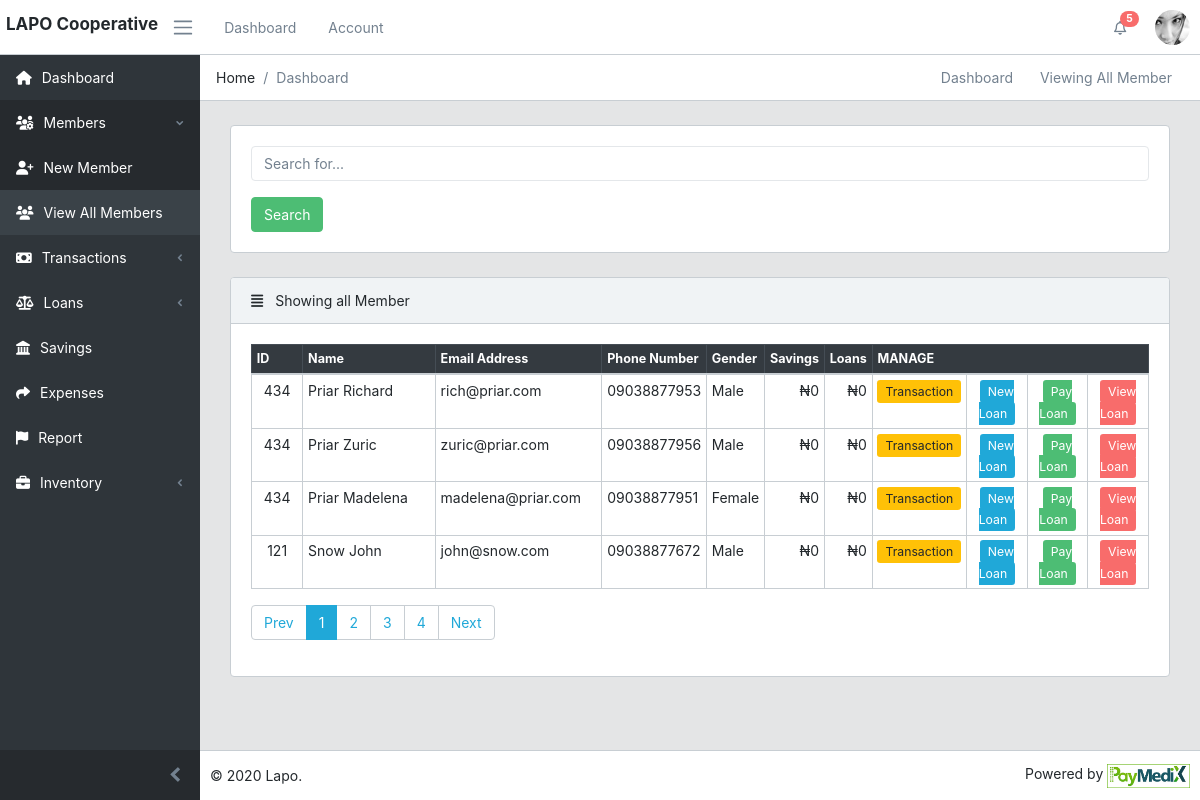
Page /members.php on the earlier database version.
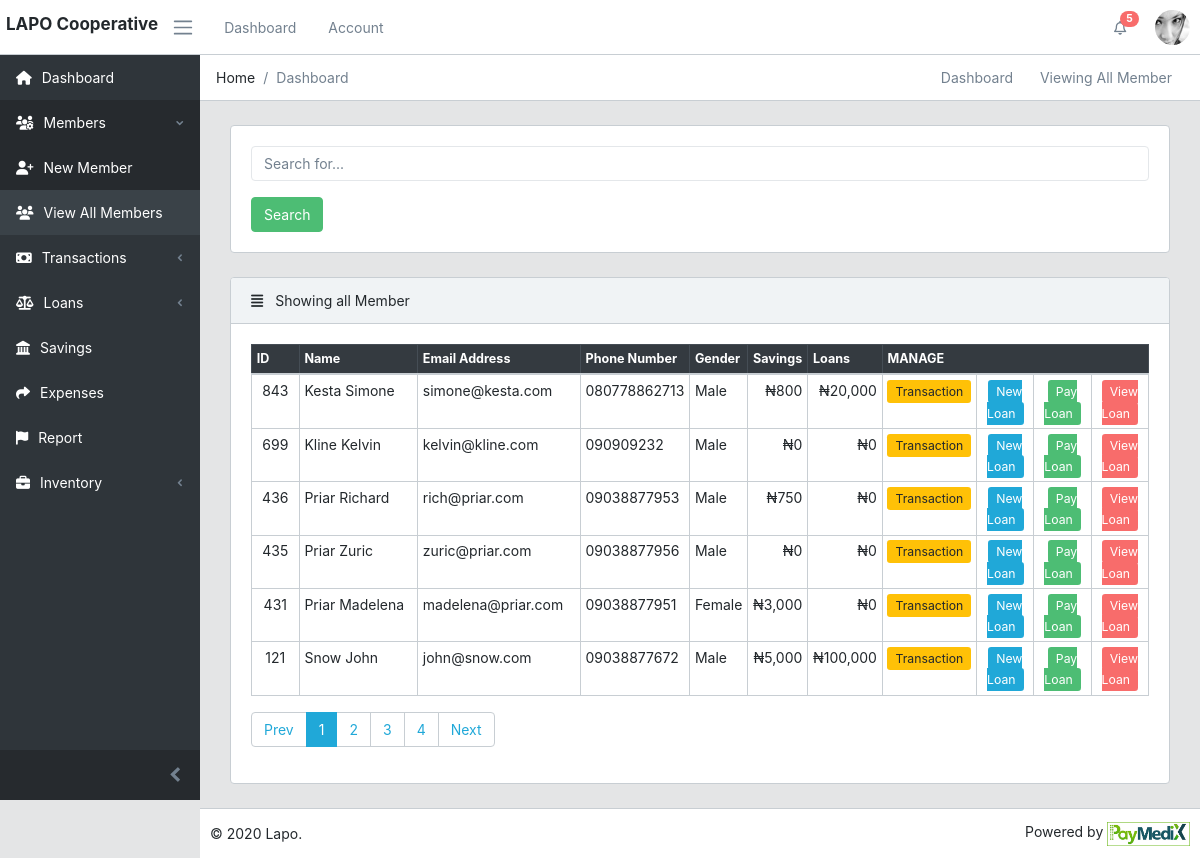
Same page on the later database version.
### tables this page shows
CREATE TABLE IF NOT EXISTS `user` (
  `ID` int(11) NOT NULL AUTO_INCREMENT,
  `BIND` char(50) DEFAULT NULL,
  `DOE` timestamp NULL DEFAULT CURRENT_TIMESTAMP,
  `MemberID` char(50) DEFAULT NULL,
  `Username` char(50) DEFAULT NULL,
  `Password` char(50) DEFAULT NULL,
  `Status` tinyint(4) DEFAULT '1',
  `Type` tinyint(4) DEFAULT '1',
  `FirstName` char(50) DEFAULT NULL,
  `LastName` char(50) DEFAULT NULL,
  `Email` char(50) DEFAULT NULL,
  `Phone` char(50) DEFAULT NULL,
  `Gender` char(50) DEFAULT NULL,
  `DoB` date DEFAULT NULL,
  `Savings` bigint(20) DEFAULT '0',
  `Loans` bigint(20) DEFAULT '0',
  PRIMARY KEY (`ID`),
  KEY `BIND` (`BIND`)
);

### go.php (called while the page is built, shortened)
<?php
$oRefPage = oRoute::ref();
$oPage = oRoute::page();
$app = new App();
if($oRefPage == 'login' && $oPage == 'go'){$app->login();}
elseif($oRefPage == 'member-new' && $oPage == 'go'){$app->member_new();}
elseif($oPage == 'members'){$members = $app->members();}
elseif($oRefPage == 'transaction-post' && $oPage == 'go'){$app->transaction_post();}
elseif($oRefPage == 'loan-prepare' && $oPage == 'go'){$app->loan_prepare();}
elseif($oRefPage == 'loan-payment' && $oPage == 'go'){$app->loan_payment();}
?>

### zenq/app.php (called while the page is built, shortened)
<?php
class App {
	public static function members($return=''){
		$sql = "SELECT * FROM `user` WHERE `Type` = 1 ORDER BY `LastName` ASC";
		$rez = oSQL::run($sql);
		if(empty($rez['errNo']) && $rez['numRows'] > 0){
			$record = $rez['result']->fetch_all(MYSQLI_ASSOC);
			return $record;
		}
	}
}
?>

### zenq/libry/database.php (called while the page is built, shortened)
<?php
$oDatabase = new oDatabase;
class oSQL {
	public static function run($sql){
		global $oDatabase;
		$rez['result'] = $oDatabase->query($sql);
		if(!empty($oDatabase->error)){
			$rez['errMsg'] = $oDatabase->error;
			$rez['errNo'] = $oDatabase->errno;
		}
		else {
			$rez['affectedRows'] = $oDatabase->affected_rows;
			if(is_object($rez['result'])){
				$rez['numRows'] = $rez['result']->num_rows;
			}
		}
		return $rez;
	}
}
?>

### zenq/libry/route.php (called while the page is built, shortened)
<?php
class oRoute {
	public static function getPageName($link){
		if(!empty($link)){
			$rez = $link;
			$rez = parse_url($rez, PHP_URL_PATH);
			$rez = basename($rez);
		}
		$rez = strtolower(str_replace('.php', '', $rez));
		return $rez;
	}
}
?>

### zenq/view/members.php (the view, shortened to what this page needs)
<main class="main">
	<ol class="breadcrumb">
		<li class="breadcrumb-item">Home</li>
		<li class="breadcrumb-item active">Dashboard</li>
		<li class="breadcrumb-menu d-md-down-none">
			<div class="btn-group" role="group" aria-label="Button group">
				<a class="btn" href="#"><i class="icon-speech"></i></a>
				<a class="btn" href="./"><i class="icon-graph"></i> Dashboard</a>
				<a class="btn" href="#"><i class="icon-settings"></i> Viewing All Member</a>
			</div>
		</li>
	</ol>
	<div class="container-fluid">
		<div class="animated fadeIn">
			<div class="row">
				<div class="col-sm-12">
					<div class="card text-white bg-white">
						<div class="card-body">
							<input class="form-control" id="company" type="text" placeholder="Search for...">
							<input type="submit" value="Search" class="mt-3 btn btn-success">
						</div>
					</div>
				</div>
				<div class="col-sm-12">
					<div class="card">
						<div class="card-header">
							<i class="fa fa-align-justify"></i> Showing all Member</div>
							<div class="card-body">
								<div class="table-responsive">
									<table class="table table-sm table-bordered table-hover otable" id="dataTable" width="100%" cellspacing="0">
										<thead>
											<tr>
												<th>ID</th>
												<th>Name</th>
												<th>Email Address</th>
												<th>Phone Number</th>
												<th>Gender</th>
												<th>Savings</th>
												<th>Loans</th>
												<th colspan="4">MANAGE</th>
											</tr>
										</thead>
										<tbody>
											<?php $sn = 0; foreach ($members as $member){$sn++;?>
												<tr>
													<td align="center" style="width: 7%"><?php echo $member['MemberID'];?></td>
													<td style="width: 20%"><?php echo $member['LastName'].' '.$member['FirstName'];?></td>
													<td style="width: 20%"><?php echo $member['Email'];?></td>
													<td style="width: 10%"><?php echo $member['Phone'];?></td>
													<td style="width: 5%"><?php echo $member['Gender'];?></td>
													<td align="right"><?php echo '₦'.number_format($member['Savings']);?></td>
													<td align="right"><?php echo '₦'.number_format($member['Loans']);?></td>
													<td align="center" style="width: 8%">
														<a href="./transaction-post.php?MID=<?php echo $member['BIND'];?>" class="btn-sm btn-warning" title="Post Transaction">Transaction</a>
													</td>
													<td align="center" style="width: 8%">
														<a href="./loan-prepare.php?MID=<?php echo $member['BIND'];?>" class="btn-sm btn-primary" title="Prepare Loan">New Loan</a>
													</td>
													<td align="center" style="width: 8%">
														<a href="./loan-payment.php?MID=<?php echo $member['BIND'];?>" class="btn-sm btn-success" title="Prepare Loan">Pay Loan</a>
													</td>
													<td align="center" style="width: 8%">
														<a href="./loan-view.php?MID=<?php echo $member['BIND'];?>" class="btn-sm btn-danger" title="View Loan Payments">View Loan</a>
													</td>
												</tr>
											<?php }?>
										</tbody>
									</table>
								</div>
								<ul class="pagination">
									<li class="page-item">
										<a class="page-link" href="#">Prev</a>
									</li>
									<li class="page-item active">
										<a class="page-link" href="#">1</a>
									</li>
									<li class="page-item">
										<a class="page-link" href="#">2</a>
									</li>
									<li class="page-item">
										<a class="page-link" href="#">3</a>
									</li>
									<li class="page-item">
										<a class="page-link" href="#">4</a>
									</li>
									<li class="page-item">
										<a class="page-link" href="#">Next</a>
									</li>
								</ul>
							</div>
						</div>
					</div>
				</div>
			</div>
		</div>
	</main>

### members.php (shortened to what this page needs)
<?php require 'go.php';?>
<!DOCTYPE html>
<html lang="en">
<head>
	<?php require 'zenq/ui/css.php';?>
</head>
<body class="app header-fixed sidebar-fixed aside-menu-fixed sidebar-lg-show">
	<?php require 'zenq/ui/header.php';?>
	<div class="app-body">
		<?php require 'zenq/ui/sidebar.php';?>
		<?php require 'zenq/view/members.php';?>
	</div>
	<?php require 'zenq/ui/footer.php';?>
</body>
</html>

### zenq/ui/css.php (shortened to what this page needs)
<link href="assets/css/coreui-icons.min.css" rel="stylesheet">
<link href="assets/css/flag-icon.min.css" rel="stylesheet">
<link href="assets/css/style.css" rel="stylesheet">
<link href="assets/vendors/pace-progress/css/pace.min.css" rel="stylesheet">
<link href="assets/css/zenq.css" rel="stylesheet">

### zenq/ui/header.php (shortened to what this page needs)
<header class="app-header navbar">
	<p style="margin-top: 1%; margin-left: 0.5%;font-weight: bold;font-size: 17px;">LAPO Cooperative</p>
	<button class="navbar-toggler sidebar-toggler d-md-down-none" type="button" data-toggle="sidebar-lg-show">
		<span class="navbar-toggler-icon"></span>
	</button>
	<ul class="nav navbar-nav d-md-down-none">
		<li class="nav-item px-3">
			<a class="nav-link" href="#">Dashboard</a>
		</li>
		<li class="nav-item px-3">
			<a class="nav-link" href="#">Account</a>
		</li>
	</ul>
	<ul class="nav navbar-nav ml-auto">
		<li class="nav-item dropdown">
			<a class="nav-link" data-toggle="dropdown" href="#" role="button" aria-haspopup="true" aria-expanded="false">
				<i class="fa fa-bell-o"></i>
				<span class="badge badge-pill badge-danger">5</span>
			</a>
		</li>
		<li class="nav-item dropdown">
			<a class="nav-link" data-toggle="dropdown" href="#" role="button" aria-haspopup="true" aria-expanded="false">
				<img class="img-avatar" src="assets/img/avatars/6.jpg" alt="">
			</a>
		</li>
	</ul>
</header>

### zenq/ui/sidebar.php (shortened to what this page needs)
<div class="sidebar">
	<nav class="sidebar-nav">
		<ul class="nav">
			<li class="nav-item"><a class="nav-link" href="index.php"><i class="fas fa-home"></i>Dashboard</a></li>
			<li class="nav-item nav-dropdown"><a class="nav-link nav-dropdown-toggle" href="#"><i class="fas fa-users-cog"></i>Members</a>
				<ul class="nav-dropdown-items">
					<li class="nav-item"><a class="nav-link" href="member-new.php"><i class="fas fa-user-plus"></i></i>New Member</a></li>
					<li class="nav-item"><a class="nav-link" href="members.php"><i class="fas fa-users"></i>View All Members</a></li>
				</ul>
			</li>
			<li class="nav-item nav-dropdown"><a class="nav-link nav-dropdown-toggle" href="#"><i class="fas fa-money-bill"></i>Transactions</a>
			</li>
						<li class="nav-item nav-dropdown">
							<a class="nav-link nav-dropdown-toggle" href="#">
								<i class="fas fa-balance-scale"></i>Loans</a>
							</li>
							<li class="nav-item">
								<a class="nav-link" href="#">
									<i class="fas fa-landmark"></i>Savings
								</a>
							</li>
							<li class="nav-item">
								<a class="nav-link" href="expenses.php">
									<i class="fas fa-share"></i>Expenses
								</a>
							</li>
							<li class="nav-item">
								<a class="nav-link" href="report.php">
									<i class="fas fa-flag"></i>Report
								</a>
							</li>
							<li class="nav-item nav-dropdown">
								<a class="nav-link nav-dropdown-toggle" href="#">
									<i class="fas fa-briefcase"></i>Inventory</a>
								</li>
							</ul>
						</nav>
						<button class="sidebar-minimizer brand-minimizer" type="button"></button>
					</div>

### zenq/ui/footer.php
<footer class="app-footer">
	<div>
		<span>&copy; 2020 Lapo.</span>	</div>
		<div class="ml-auto">
			<span>Powered by</span>
			<img src="assets/img/paymedix.jpg" style="height: 24px;">
		</div>
	</footer>

### assets/css/zenq.css (style rules this page uses)
.app-footer { background: #FFFFFF; padding: 10px; }
.fas, .fab { padding-right: 10px; }
.otable th { color: #FFFFFF; background-color: #343A40; border-color: #454D55; font-size: 0.9em; }

Differences in the rows shown:
added user: MemberID "843", LastName "Kesta", FirstName "Simone", Email "simone@kesta.com", Phone "080778862713", Gender "Male", Savings "800", Loans "20,000"
added user: MemberID "699", LastName "Kline", FirstName "Kelvin", Email "kelvin@kline.com", Phone "090909232", Gender "Male", Savings "0", Loans "0"
changed user "Richard": MemberID "434" → "436"; Savings "0" → "750"
changed user "Zuric": MemberID "434" → "435"
changed user "Madelena": MemberID "434" → "431"; Savings "0" → "3,000"
changed user "Snow": Savings "0" → "5,000"; Loans "0" → "100,000"
